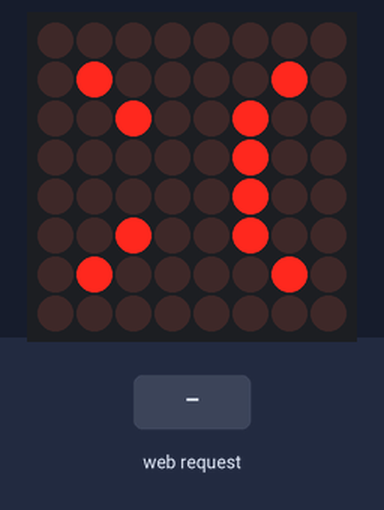
A sketch run on a simulated Arduino Uno, built with avr-gcc and run on an emulated ATmega328P. Parts: 8×8 LED matrix. Wiring (inferred from the names in the program): LED matrix (orientation assumed): rows pin 9, pin 8, pin 7, pin 6, pin 5, pin 4, pin 3, pin 2; columns pin 17, pin 16, pin 15, pin 14, pin 0, pin 1, pin 18, pin 19. The test bench sets the inputs (shaded band). WiFi joins after 1.5 s; servers stay silent unless stated.

Above: at 1.2 s.
1.3 s: HTTP request GET /?LED2=2 received
At 2.6 s:
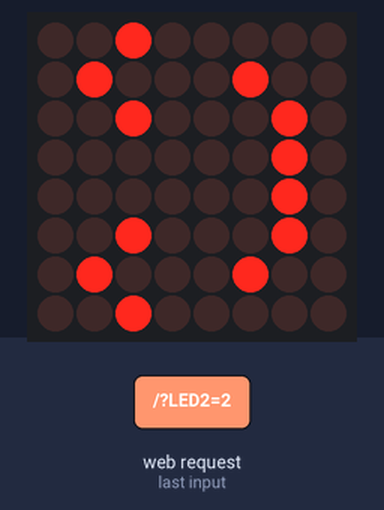
Timing chart, 0 to 4.3 s (numbered marks = the images above; inputs shaded):
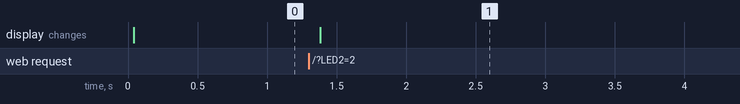

The sketch:

web-server.ino
```cpp
/*
  Web Server Demo
 thrown together by Randy Sarafan


 Circuit:
 * Ethernet shield attached to pins 10, 11, 12, 13
 * Connect an LED to pin D2 and put it in series with a 220 ohm resistor to ground

 Based almost entirely upon Web Server by Tom Igoe and David Mellis

 Edit history:
 created 18 Dec 2009
 by David A. Mellis
 modified 4 Sep 2010
 by Tom Igoe

 */

#include <SPI.h>
#include <Ethernet.h>
#include <WString.h>

boolean incoming = 0;
String readString;


// Enter a MAC address and IP address for your controller below.
// The IP address will be dependent on your local network:
byte mac[] = {
  0x00, 0xAA, 0xBB, 0xCC, 0xDA, 0x02 };
IPAddress ip(10,0,1,52); //<<< ENTER YOUR IP ADDRESS HERE!!!

// Initialize the Ethernet server library
// with the IP address and port you want to use
// (port 80 is default for HTTP):
EthernetServer server(80);

String HTTP_req;          // stores the HTTP request
boolean LED_status = 0;   // state of LED, off by default

int speed = 10; //the delay time in milliseconds

int pauseDelay = 1;    //the number of milliseconds to display each scanned line

//Pin Definitions
int rowA[] = {9,8,7,6,5,4,3,2};          //An Array defining which pin each row is attached to
                                         //(rows are common anode (drive HIGH))
//int colA[] = {17,16,15,14,13,12,11,10};  //An Array defining which pin each column is attached to
int colA[] = {17,16,15,14,0,1,18,19};    //(columns are common cathode (drive LOW))

                                         //NB Ethernet shield uses 10,11,12,13
                                         //A0 = 14, A1 = 15, A2 = 16 , A3 = 17, A4 = 18, A5 = 19

//The array used to hold a bitmap of the display
//(if you wish to do something other than scrolling marque change the data in this
//variable then display)
byte data[] = {0,0,0,0,0,0,0,0};

void setup()
{
    Ethernet.begin(mac, ip);  // initialize Ethernet device
    server.begin();           // start to listen for clients
    //Serial.begin(9600);       // for diagnostics
    //pinMode(2, OUTPUT);       // LED on pin 2
    for(int i = 0; i <8; i++){  //Set the 16 pins used to control the array as OUTPUTs
      pinMode(rowA[i], OUTPUT);
      pinMode(colA[i], OUTPUT);
  }
}


void loop()
{
    EthernetClient client = server.available();  // try to get client

    if (client) {  // got client?
        boolean currentLineIsBlank = true;
        while (client.connected()) {
            if (client.available()) {   // client data available to read
                char c = client.read(); // read 1 byte (character) from client
                HTTP_req += c;  // save the HTTP request 1 char at a time
                // last line of client request is blank and ends with \n
                // respond to client only after last line received
                if (c == '\n' && currentLineIsBlank) {
                    // send a standard http response header
                    client.println("HTTP/1.1 200 OK");
                    client.println("Content-Type: text/html");
                    client.println("Connection: close");
                    client.println();
                    // send web page
                    client.println("<!DOCTYPE html>");
                    client.println("<html>");
                    client.println("<head>");
                    client.println("<title>Arduino LED Control</title>");
                    client.println("</head>");
                    client.println("<body>");
                    client.println("<h1>LED</h1>");
                    client.println("<p>Click to switch LED on and off.</p>");
                    client.println("<form method=\"get\">");
                    ProcessCheckbox(client);
                    client.println("</form>");
                    client.println("</body>");
                    client.println("</html>");
                    //Serial.print(HTTP_req);
                    HTTP_req = "";    // finished with request, empty string
                    break;
                }
                // every line of text received from the client ends with \r\n
                if (c == '\n') {
                    // last character on line of received text
                    // starting new line with next character read
                    currentLineIsBlank = true;
                }
                else if (c != '\r') {
                    // a text character was received from client
                    currentLineIsBlank = false;
                }
            } // end if (client.available())
        } // end while (client.connected())
        delay(1);      // give the web browser time to receive the data
        client.stop(); // close the connection

    } // end if (client)

    if (LED_status) {
        data[0] = B00000000; //row 1s bit mask (1 LED is on 0 LED is off)
        data[1] = B01000010; //row 1s bit mask (1 LED is on 0 LED is off)
        data[2] = B10100101; //row 1s bit mask (1 LED is on 0 LED is off)
        data[3] = B00000000; //row 1s bit mask (1 LED is on 0 LED is off)
        data[4] = B00000000; //row 1s bit mask (1 LED is on 0 LED is off)
        data[5] = B01000010; //row 1s bit mask (1 LED is on 0 LED is off)
        data[6] = B00111100; //row 1s bit mask (1 LED is on 0 LED is off)
        data[7] = B00000000; //row 1s bit mask (1 LED is on 0 LED is off)

      } else {
        data[0] = B00000000; //row 1s bit mask (1 LED is on 0 LED is off)
        data[1] = B01000010; //row 1s bit mask (1 LED is on 0 LED is off)
        data[2] = B00100100; //row 1s bit mask (1 LED is on 0 LED is off)
        data[3] = B00000000; //row 1s bit mask (1 LED is on 0 LED is off)
        data[4] = B00000000; //row 1s bit mask (1 LED is on 0 LED is off)
        data[5] = B00111100; //row 1s bit mask (1 LED is on 0 LED is off)
        data[6] = B01000010; //row 1s bit mask (1 LED is on 0 LED is off)
        data[7] = B00000000; //row 1s bit mask (1 LED is on 0 LED is off)
      }
      showSprite(speed);
}

// switch LED and send back HTML for LED checkbox
void ProcessCheckbox(EthernetClient cl)
{
    if (HTTP_req.indexOf("LED2=2") > -1) {  // see if checkbox was clicked
        // the checkbox was clicked, toggle the LED
        if (LED_status) {
            LED_status = 0;
        }
        else {
            LED_status = 1;
        }
    }

    if (LED_status) {    // switch LED on
        // checkbox is checked
        cl.println("<input type=\"checkbox\" name=\"LED2\" value=\"2\" \
        onclick=\"submit();\" checked>LED2");
    }
    else {              // switch LED off
        // checkbox is unchecked
        cl.println("<input type=\"checkbox\" name=\"LED2\" value=\"2\" \
        onclick=\"submit();\">LED2");
    }
}


void showSprite(int speed2){
 for(int iii = 0; iii < speed2; iii++){                 //show the current frame speed2 times
  for(int column = 0; column < 8; column++){            //iterate through each column
   for(int i = 0; i < 8; i++){
       digitalWrite(rowA[i], LOW);                      //turn off all row pins
   }
   for(int i = 0; i < 8; i++){ //Set only the one pin
     if(i == column){     digitalWrite(colA[i], LOW);}  //turns the current row on
     else{                digitalWrite(colA[i], HIGH); }//turns the rest of the rows off
   }

   for(int row = 0; row < 8; row++){                    //iterate through each pixel in the current column
    int bit = (data[column] >> row) & 1;
    if(bit == 1){
       digitalWrite(rowA[row], HIGH);                   //if the bit in the data array is set turn the LED on
    }

   }
   delay(pauseDelay);                       //leave the column on for pauseDelay microseconds (too high a delay causes flicker)
  }
 }
}
```

Measured:
- after the input at 1.3 s, the display: changes after 0.08 s (image 1)
